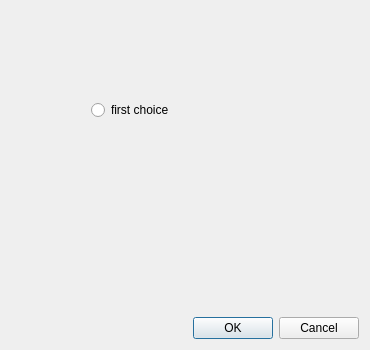
<?xml version="1.0" encoding="UTF-8"?>
<ui version="4.0">
 <class>classChoice</class>
 <widget class="QDialog" name="classChoice">
  <property name="geometry">
   <rect>
    <x>0</x>
    <y>0</y>
    <width>370</width>
    <height>350</height>
   </rect>
  </property>
  <property name="windowTitle">
   <string>Correct the instance class</string>
  </property>
  <layout class="QGridLayout" name="gridLayout">
   <item row="4" column="0" colspan="7">
    <spacer name="bottomVerticalSpacer">
     <property name="orientation">
      <enum>Qt::Vertical</enum>
     </property>
     <property name="sizeHint" stdset="0">
      <size>
       <width>20</width>
       <height>40</height>
      </size>
     </property>
    </spacer>
   </item>
   <item row="2" column="2">
    <spacer name="verticalSpacer_1left">
     <property name="orientation">
      <enum>Qt::Vertical</enum>
     </property>
     <property name="sizeHint" stdset="0">
      <size>
       <width>20</width>
       <height>40</height>
      </size>
     </property>
    </spacer>
   </item>
   <item row="1" column="0" rowspan="3">
    <spacer name="leftHorizontalSpacer">
     <property name="orientation">
      <enum>Qt::Horizontal</enum>
     </property>
     <property name="sizeHint" stdset="0">
      <size>
       <width>40</width>
       <height>20</height>
      </size>
     </property>
    </spacer>
   </item>
   <item row="1" column="5" rowspan="3">
    <spacer name="rightHorizontalSpacer">
     <property name="orientation">
      <enum>Qt::Horizontal</enum>
     </property>
     <property name="sizeHint" stdset="0">
      <size>
       <width>40</width>
       <height>20</height>
      </size>
     </property>
    </spacer>
   </item>
   <item row="0" column="0" colspan="8">
    <spacer name="topVerticalSpacer">
     <property name="orientation">
      <enum>Qt::Vertical</enum>
     </property>
     <property name="sizeHint" stdset="0">
      <size>
       <width>20</width>
       <height>40</height>
      </size>
     </property>
    </spacer>
   </item>
   <item row="1" column="4">
    <widget class="QLabel" name="helpLabel_1">
     <property name="maximumSize">
      <size>
       <width>20</width>
       <height>20</height>
      </size>
     </property>
     <property name="text">
      <string/>
     </property>
     <property name="pixmap">
      <pixmap>:help.png</pixmap>
     </property>
     <property name="scaledContents">
      <bool>true</bool>
     </property>
    </widget>
   </item>
   <item row="2" column="4">
    <spacer name="verticalSpacer_1right">
     <property name="orientation">
      <enum>Qt::Vertical</enum>
     </property>
     <property name="sizeHint" stdset="0">
      <size>
       <width>20</width>
       <height>40</height>
      </size>
     </property>
    </spacer>
   </item>
   <item row="1" column="3" rowspan="3">
    <spacer name="middelHorizontalSpacer">
     <property name="orientation">
      <enum>Qt::Horizontal</enum>
     </property>
     <property name="sizeHint" stdset="0">
      <size>
       <width>40</width>
       <height>20</height>
      </size>
     </property>
    </spacer>
   </item>
   <item row="1" column="2">
    <widget class="QRadioButton" name="choice_1">
     <property name="text">
      <string>first choice</string>
     </property>
    </widget>
   </item>
   <item row="5" column="0" colspan="8">
    <widget class="QDialogButtonBox" name="buttonBox">
     <property name="orientation">
      <enum>Qt::Horizontal</enum>
     </property>
     <property name="standardButtons">
      <set>QDialogButtonBox::Cancel|QDialogButtonBox::Ok</set>
     </property>
    </widget>
   </item>
  </layout>
 </widget>
 <resources>
  <include location="../ressources/ressources.qrc"/>
 </resources>
 <connections>
  <connection>
   <sender>buttonBox</sender>
   <signal>accepted()</signal>
   <receiver>classChoice</receiver>
   <slot>accept()</slot>
   <hints>
    <hint type="sourcelabel">
     <x>248</x>
     <y>254</y>
    </hint>
    <hint type="destinationlabel">
     <x>157</x>
     <y>274</y>
    </hint>
   </hints>
  </connection>
  <connection>
   <sender>buttonBox</sender>
   <signal>rejected()</signal>
   <receiver>classChoice</receiver>
   <slot>reject()</slot>
   <hints>
    <hint type="sourcelabel">
     <x>316</x>
     <y>260</y>
    </hint>
    <hint type="destinationlabel">
     <x>286</x>
     <y>274</y>
    </hint>
   </hints>
  </connection>
 </connections>
</ui>
